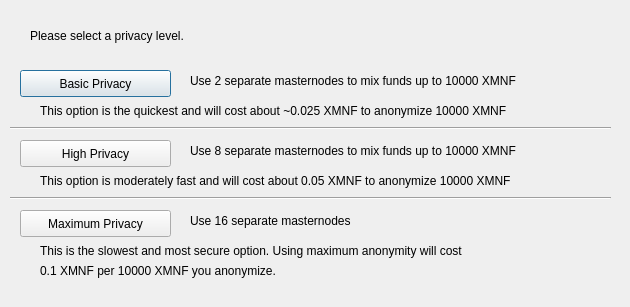
<?xml version="1.0" encoding="UTF-8"?>
<ui version="4.0">
 <class>DarksendConfig</class>
 <widget class="QDialog" name="DarksendConfig">
  <property name="geometry">
   <rect>
    <x>0</x>
    <y>0</y>
    <width>630</width>
    <height>307</height>
   </rect>
  </property>
  <property name="windowTitle">
   <string>Configure Darksend</string>
  </property>
  <widget class="QPushButton" name="buttonBasic">
   <property name="geometry">
    <rect>
     <x>20</x>
     <y>70</y>
     <width>151</width>
     <height>27</height>
    </rect>
   </property>
   <property name="text">
    <string>Basic Privacy</string>
   </property>
  </widget>
  <widget class="QPushButton" name="buttonHigh">
   <property name="geometry">
    <rect>
     <x>20</x>
     <y>140</y>
     <width>151</width>
     <height>27</height>
    </rect>
   </property>
   <property name="text">
    <string>High Privacy</string>
   </property>
  </widget>
  <widget class="QPushButton" name="buttonMax">
   <property name="geometry">
    <rect>
     <x>20</x>
     <y>210</y>
     <width>151</width>
     <height>27</height>
    </rect>
   </property>
   <property name="text">
    <string>Maximum Privacy</string>
   </property>
  </widget>
  <widget class="QLabel" name="label">
   <property name="geometry">
    <rect>
     <x>30</x>
     <y>20</y>
     <width>571</width>
     <height>31</height>
    </rect>
   </property>
   <property name="text">
    <string>Please select a privacy level.</string>
   </property>
  </widget>
  <widget class="QLabel" name="label_2">
   <property name="geometry">
    <rect>
     <x>190</x>
     <y>70</y>
     <width>421</width>
     <height>21</height>
    </rect>
   </property>
   <property name="text">
    <string>Use 2 separate masternodes to mix funds up to 10000 XMNF</string>
   </property>
  </widget>
  <widget class="QLabel" name="label_3">
   <property name="geometry">
    <rect>
     <x>190</x>
     <y>140</y>
     <width>411</width>
     <height>21</height>
    </rect>
   </property>
   <property name="text">
    <string>Use 8 separate masternodes to mix funds up to 10000 XMNF</string>
   </property>
  </widget>
  <widget class="QLabel" name="label_4">
   <property name="geometry">
    <rect>
     <x>190</x>
     <y>210</y>
     <width>421</width>
     <height>21</height>
    </rect>
   </property>
   <property name="text">
    <string>Use 16 separate masternodes</string>
   </property>
  </widget>
  <widget class="QLabel" name="label_6">
   <property name="geometry">
    <rect>
     <x>40</x>
     <y>100</y>
     <width>561</width>
     <height>21</height>
    </rect>
   </property>
   <property name="text">
    <string>This option is the quickest and will cost about ~0.025 XMNF to anonymize 10000 XMNF</string>
   </property>
  </widget>
  <widget class="QLabel" name="label_7">
   <property name="geometry">
    <rect>
     <x>40</x>
     <y>170</y>
     <width>561</width>
     <height>21</height>
    </rect>
   </property>
   <property name="text">
    <string>This option is moderately fast and will cost about 0.05 XMNF to anonymize 10000 XMNF</string>
   </property>
  </widget>
  <widget class="QLabel" name="label_8">
   <property name="geometry">
    <rect>
     <x>40</x>
     <y>240</y>
     <width>561</width>
     <height>21</height>
    </rect>
   </property>
   <property name="text">
    <string>This is the slowest and most secure option. Using maximum anonymity will cost</string>
   </property>
  </widget>
  <widget class="QLabel" name="label_9">
   <property name="geometry">
    <rect>
     <x>40</x>
     <y>260</y>
     <width>561</width>
     <height>21</height>
    </rect>
   </property>
   <property name="text">
    <string>0.1 XMNF per 10000 XMNF you anonymize.</string>
   </property>
  </widget>
  <widget class="Line" name="line">
   <property name="geometry">
    <rect>
     <x>10</x>
     <y>120</y>
     <width>601</width>
     <height>16</height>
    </rect>
   </property>
   <property name="orientation">
    <enum>Qt::Horizontal</enum>
   </property>
  </widget>
  <widget class="Line" name="line_2">
   <property name="geometry">
    <rect>
     <x>10</x>
     <y>190</y>
     <width>601</width>
     <height>16</height>
    </rect>
   </property>
   <property name="orientation">
    <enum>Qt::Horizontal</enum>
   </property>
  </widget>
 </widget>
 <resources/>
 <connections/>
</ui>
